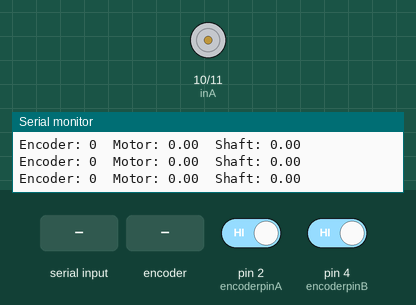
This sketch was run on a simulated Arduino Uno, built with avr-gcc and run on an emulated ATmega328P. Parts: motor-driver pin pairs drawn as motors (green arrow = first pin HIGH = forward, orange = second pin HIGH = backward, longer = more drive, scaled by the enable pin), the last lines printed to the serial monitor. The test bench sets the inputs (shaded band); at power-on: pin 2 (encoderpinA) HIGH, pin 4 (encoderpinB) HIGH.

Above: at 1.2 s.
1.3 s: "90,45\n" received over Serial
At 2.5 s:
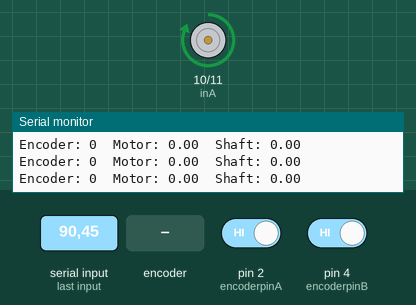
2.8 s: "5\n" received over Serial
At 3.9 s:
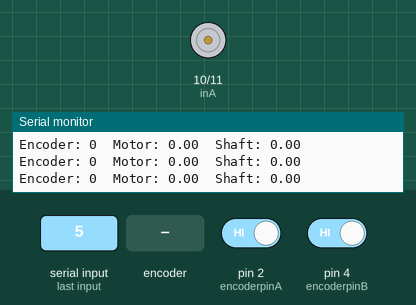
4.3 s: "90\n" received over Serial
At 5.0 s:
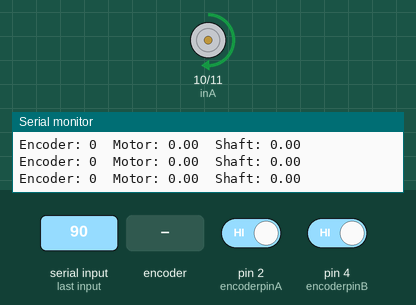
5.8 s: rotary encoder on pin 2 (encoderpinA) / pin 4 (encoderpinB) turned 2 steps (second pin leading)
At 6.02 s:
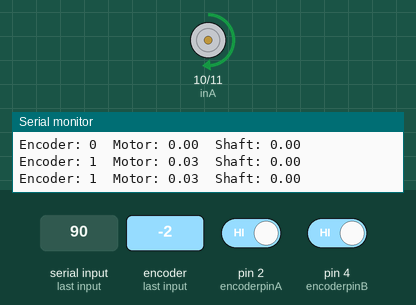
7.7 s: "30,150\n" received over Serial
At 8.6 s:
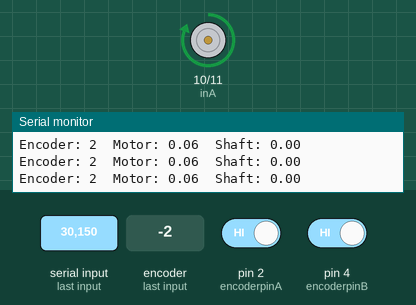
9.2 s: "200\n" received over Serial
At 10.1 s:
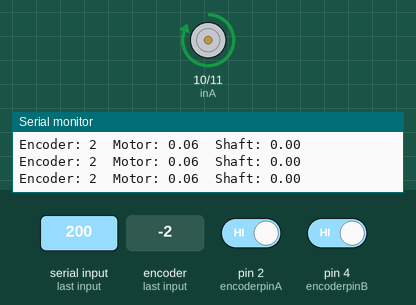
Timing chart, 0 to 11.7 s (numbered marks = the images above; inputs shaded):
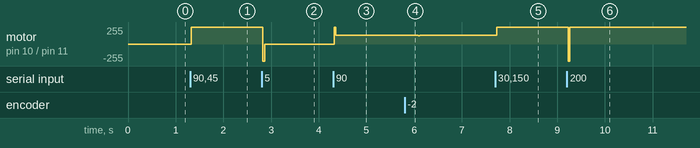

The sketch:

position_lock_step_PID.ino
```cpp
//Using DFRobot Encoded Zen Motor
#include <PIDController.h>

volatile long int encoder_pos = 0;

PIDController pos_pid;
int motor_value = 255;
unsigned int integerValue=0;  // Max value is 65535
char incomingByte;

int encoderpinA = 2;
int encoderpinB = 4;

int en = 9;
int inA = 10;
int inB = 11;


//Declared Constants
const int motorStepsPerTurn = 32;
const float gearRatio = 43.8;

//Variables
volatile int encoderSteps = 0;
volatile float motorTurns = 0.0;
volatile float shaftTurns = 0.0;

void setup() {

  Serial.begin(9600);

  pinMode(encoderpinA, INPUT);
  pinMode(encoderpinB, INPUT);

  pinMode(en, OUTPUT);
  pinMode(inA, OUTPUT);
  pinMode(inB, OUTPUT);

  attachInterrupt(digitalPinToInterrupt(encoderpinA), encoder, RISING);

  pos_pid.begin();
  pos_pid.tune(15, 0, 2000);    //kp,ki,kd
  //pos_pid.tune(15, 0, 2000);    //kp,ki,kd
  pos_pid.limit(-255, 255);
}

void loop() {

  if (Serial.available() > 0) {
      integerValue = 0;
      while(1) {
        incomingByte = Serial.read();
        if (incomingByte == '\n') break;
        if (incomingByte == -1) continue;
        integerValue *= 10;
        integerValue = ((incomingByte - 48) + integerValue);
        pos_pid.setpoint(integerValue);
      }
  }

  motor_value = pos_pid.compute(encoder_pos);
  if(motor_value > 0){
    MotorCounterClockwise(motor_value);
  }else{
    MotorClockwise(abs(motor_value));
  }

  motorTurns = float(encoder_pos) / float(motorStepsPerTurn);
  shaftTurns = motorTurns / gearRatio;

  //Serial.println(encoder_pos);

  Serial.print("Encoder: ");
  Serial.print(encoder_pos);
  Serial.print("\tMotor: ");
  Serial.print(motorTurns);
  Serial.print("\tShaft: ");
  Serial.println(shaftTurns);
  delay(10);
}


void encoder(){

  if(digitalRead(encoderpinB) == HIGH){
    encoder_pos++;
  }else{
    encoder_pos--;
  }
}

void MotorClockwise(int power){
  if(power > 100){
    analogWrite(en, power);
    digitalWrite(inA, LOW);
    digitalWrite(inB, HIGH);
  }else{
    digitalWrite(inA, LOW);
    digitalWrite(inB, LOW);
  }
}

void MotorCounterClockwise(int power){
  if(power > 100){
    analogWrite(en, power);
    digitalWrite(inA, HIGH);
    digitalWrite(inB, LOW);
  }else{
    digitalWrite(inA, LOW);
    digitalWrite(inB, LOW);
  }
}
```

Measured:
- after the input at 1.3 s, motor on pin 10 (inA) / pin 11 (inB): stopped → forward 255/255 at once
- after the input at 2.8 s, motor on pin 10 (inA) / pin 11 (inB): forward 255/255 → stopped at once
- after the input at 4.3 s, motor on pin 10 (inA) / pin 11 (inB): stopped → forward 135/255 at once
- after the input at 5.8 s, motor on pin 10 (inA) / pin 11 (inB): forward 135/255 → forward 133/255 after 0.10 s, → forward 132/255 0.19 s later
- after the input at 7.7 s, motor on pin 10 (inA) / pin 11 (inB): forward 132/255 → forward 255/255 at once
- after the input at 9.2 s, motor on pin 10 (inA) / pin 11 (inB): forward 255/255 → backward 255/255 at once, → forward 255/255 0.04 s later
